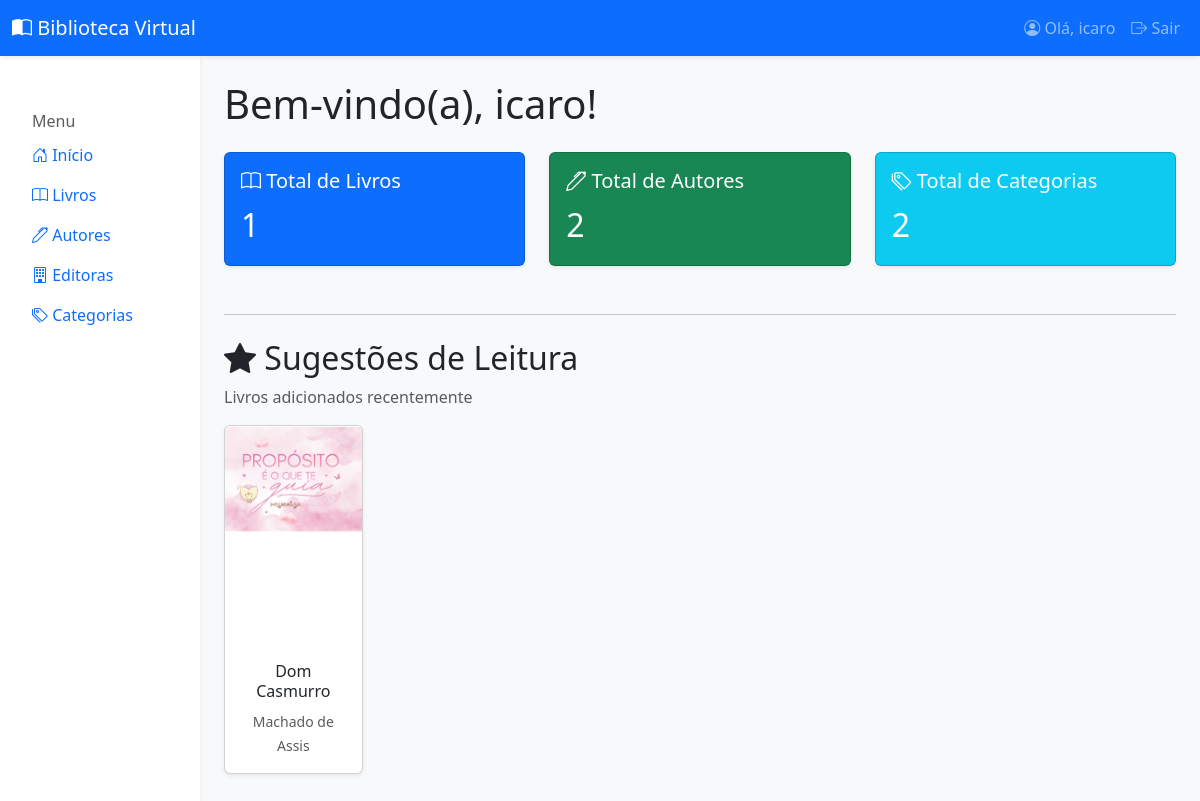
The app's page / (signed in) with its own data.
### core/models.py (models this page shows, shortened)
class Livro(models.Model):
    autor = models.ForeignKey(Autor, on_delete=models.PROTECT)
    editora = models.ForeignKey(Editora, on_delete=models.PROTECT)
    categorias = models.ManyToManyField(Categoria)
    titulo = models.CharField(max_length=255)
    data_publicacao = models.DateField(null=True, blank=True)
    isbn = models.CharField(max_length=13, unique=True, help_text="Número de 13 dígitos do ISBN")
    capa = models.ImageField(upload_to='capas_livros/', blank=True, null=True)

class Autor(models.Model):
    nome = models.CharField(max_length=255)
    biografia = models.TextField(blank=True)

### core/views.py (the view)
# urls.py: path('', views.home, name='home'),
@login_required
def home(request):
    total_livros = Livro.objects.count()
    total_autores = Autor.objects.count()
    total_categorias = Categoria.objects.count()
    livros_recentes = Livro.objects.all().order_by('-id')[:6]
    context = {
        'total_livros': total_livros,
        'total_autores': total_autores,
        'total_categorias': total_categorias,
        'livros_recentes': livros_recentes,
    }
    return render(request, 'core/home.html', context)

### templates/core/home.html (shortened to what this page needs)
{% extends 'base.html' %}
{% block content %}
    <h1 class="mb-4">Bem-vindo(a), {{ user.first_name|default:user.username }}!</h1>
    <div class="row">
        <div class="col-md-4 mb-4">
            <div class="card text-white bg-primary shadow-sm h-100">
                <div class="card-body">
                    <h5 class="card-title"><i class="bi bi-book"></i> Total de Livros</h5>
                    <p class="card-text fs-2">{{ total_livros }}</p>
                </div>
            </div>
        </div>
        <div class="col-md-4 mb-4">
            <div class="card text-white bg-success shadow-sm h-100">
                <div class="card-body">
                    <h5 class="card-title"><i class="bi bi-pen"></i> Total de Autores</h5>
                    <p class="card-text fs-2">{{ total_autores }}</p>
                </div>
            </div>
        </div>
        <div class="col-md-4 mb-4">
            <div class="card text-white bg-info shadow-sm h-100">
                <div class="card-body">
                    <h5 class="card-title"><i class="bi bi-tags"></i> Total de Categorias</h5>
                    <p class="card-text fs-2">{{ total_categorias }}</p>
                </div>
            </div>
        </div>
    </div>
    <hr class="my-4">
    <h2><i class="bi bi-star-fill"></i> Sugestões de Leitura</h2>
    <p class="text-muted">Livros adicionados recentemente</p>
    <div class="row">
        {% for livro in livros_recentes %}
            <div class="col-lg-2 col-md-4 col-sm-6 mb-4">
                <div class="card h-100 text-center shadow-sm">
                    {% if livro.capa %}
                        <img src="{{ livro.capa.url }}" class="card-img-top" alt="Capa de {{ livro.titulo }}"
                             style="height: 220px; object-fit: cover;">
                    {% else %}
                        <div class="d-flex align-items-center justify-content-center bg-light"
                             style="height: 220px;">
                            <i class="bi bi-book-half fs-1 text-muted"></i>
                        </div>
                    {% endif %}
                    <div class="card-body">
                        <h6 class="card-title">{{ livro.titulo }}</h6>
                        <small class="text-muted">{{ livro.autor.nome }}</small>
                    </div>
                </div>
            </div>
        {% empty %}
            <p>Nenhum livro cadastrado ainda. Comece adicionando alguns!</p>
        {% endfor %}
    </div>
{% endblock %}

### templates/base.html (shortened to what this page needs)
<!DOCTYPE html>
<html lang="pt-br">
<head>
    <link href="https://cdn.jsdelivr.net/npm/bootstrap@5.3.3/dist/css/bootstrap.min.css"
          rel="stylesheet"
>
    <link rel="stylesheet"
          href="https://cdn.jsdelivr.net/npm/bootstrap-icons@1.11.3/font/bootstrap-icons.min.css">
</head>
<body class="bg-light">
    <nav class="navbar navbar-expand-lg navbar-dark bg-primary shadow-sm">
        <div class="container-fluid">
            <a class="navbar-brand" href="#">
                <i class="bi bi-book-half"></i>
                Biblioteca Virtual
            </a>
            <div class="collapse navbar-collapse" id="navbarNav">
    <ul class="navbar-nav ms-auto">
        {% if user.is_authenticated %}
        <li class="nav-item">
            <a class="nav-link" href="#">
                <i class="bi bi-person-circle"></i>
                Olá, {{ user.username }}
            </a>
        </li>
        <li class="nav-item">
            <a class="nav-link" href="{% url 'logout' %}">
                <i class="bi bi-box-arrow-right"></i> Sair
            </a>
        </li>
        {% else %}
        <li class="nav-item">
            <a class="nav-link" href="{% url 'login' %}">
                <i class="bi bi-box-arrow-in-right"></i> Entrar
            </a>
        </li>
        {% endif %}
    </ul>
    </div>
        </div>
    </nav>
    <div class="container-fluid">
        <div class="row">
            <nav class="col-md-3 col-lg-2 d-md-block bg-white sidebar vh-100 shadow-sm p-3">
                <div class="position-sticky pt-3">
                    <h6 class="sidebar-heading px-3 mt-4 mb-1 text-muted">
                        Menu
                    </h6>
                    <ul class="nav flex-column">
                        <li class="nav-item">
                            <a class="nav-link" href="{% url 'home' %}">
                                <i class="bi bi-house-door"></i> Início
                            </a>
                        </li>
                        <li class="nav-item">
                            <a class="nav-link" href="{% url 'lista_livros' %}">
                                <i class="bi bi-book"></i> Livros
                            </a>
                        </li>
                        <li class="nav-item">
                            <a class="nav-link" href="{% url 'lista_autores' %}">
                                <i class="bi bi-pen"></i> Autores
                            </a>
                        </li>
                         <li class="nav-item">
                            <a class="nav-link" href="{% url 'lista_editoras' %}">
                                <i class="bi bi-building"></i> Editoras
                            </a>
                        </li>
                        <li class="nav-item">
                            <a class="nav-link" href="{% url 'lista_categorias' %}">
                                <i class="bi bi-tags"></i> Categorias
                            </a>
                        </li>
                    </ul>
                </div>
            </nav>
            <main class="col-md-9 ms-sm-auto col-lg-10 px-md-4 py-4">
                {% block content %}{% endblock %}
                </main>
        </div>
    </div>
</body>
</html>

### records on screen
Livro: capa (picture), titulo "Dom Casmurro", autor.nome "Machado de Assis"

### other values on screen
{{ user.username }} "icaro"
{{ user.first_name|default:user.username }} "icaro"
{{ total_livros }} "1"
{{ total_autores }} "2"
{{ total_categorias }} "2"
